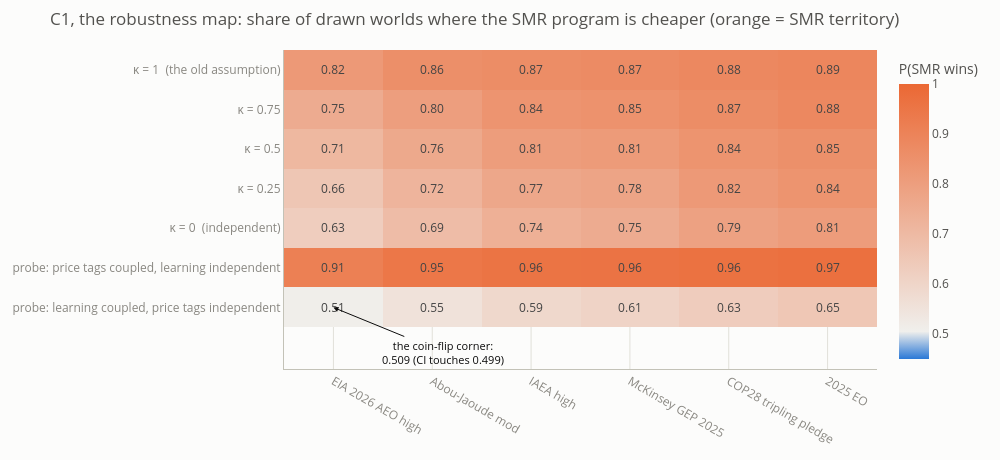

The cell this chart's notebook holds for it:
### Markdown cell above
## Part III — The Results, claim by claim

### §10 · C1 — SUPPORTED — Reading the robustness map

**The claim:** SMR is the majority winner — cheaper in more than half the drawn worlds —
in *every* cell of the master grid, on *every* schedule.

**The verdict: SUPPORTED**, and the heatmap below is the paper's headline object. Read
it like a weather map. Rows are the dependence settings (skeptic's probes at the
bottom); columns are the schedules, least → most ambitious; each cell's number is the
share of its 10,000 worlds in which the SMR program is cheaper. **Hover any cell** for
the exact value, its statistical confidence interval, and the world count.

Two gradients carry the story:

- **Left to right (ambition):** more ambitious schedules build more units → more
  doublings → the SMR's learning advantage compounds → P(SMR) rises.
- **Top to bottom (decoupling):** as the shared luck dial is split apart, the cost gap
  gets riskier and large wins more of the draws — from ~0.87 typical at κ=1 down to
  ~0.63–0.81 at full independence.

**And the honesty callout, which belongs in the paper's own prose:** the worst cell —
the adversarial probe on the least ambitious schedule — comes in at **P(SMR) = 0.509,
with a confidence interval touching 0.499**. At the skeptic's own settings, on the
smallest program, this is *a coin flip, honestly labeled*. The claim survives on the
letter of its threshold, and we say so out loud rather than round it up.

### Code cell
# §10 PLOTLY 2 - the robustness map as an interactive heatmap.
_hm = ROB[ROB["cell"].isin(CELL_ORDER)].copy()
Zp = np.full((len(CELL_ORDER), len(SCHED_ORDER)), np.nan)
Cust = np.empty((len(CELL_ORDER), len(SCHED_ORDER), 3))
for i, cell in enumerate(CELL_ORDER):
    for j, s in enumerate(SCHED_ORDER):
        r = _hm[(_hm["cell"] == cell) & (_hm["schedule"] == s)].iloc[0]
        Zp[i, j] = r["P_smr"]
        Cust[i, j] = [r["ci_lo"], r["ci_hi"], r["n"]]
fig = go.Figure(go.Heatmap(
    z=Zp, x=SCHED_ORDER, y=[CELL_LABEL[c] for c in CELL_ORDER], customdata=Cust,
    zmid=0.5, zmin=0.45, zmax=1.0,
    colorscale=[[0.0, COL["large"]], [0.1, ps.NEUTRAL], [1.0, COL["smr"]]],
    text=np.round(Zp, 2), texttemplate="%{text:.2f}",
    colorbar=dict(title="P(SMR wins)"),
    hovertemplate=("%{y}<br>%{x}<br>P(SMR wins) = %{z:.3f} "
                   "(95% CI %{customdata[0]:.3f}–%{customdata[1]:.3f}, "
                   "n = %{customdata[2]:,.0f} worlds)<extra></extra>")))
fig.add_annotation(x=SCHED_ORDER[0], y=CELL_LABEL["probe_lr1_boak0"],
                   text="the coin-flip corner:<br>0.509 (CI touches 0.499)",
                   showarrow=True, arrowhead=2, ax=110, ay=45,
                   font=dict(color=INK, size=11), arrowcolor=INK)
ps.plotly_layout(fig, height=460, width=1000,
                 title="C1, the robustness map: share of drawn worlds where the SMR program "
                       "is cheaper (orange = SMR territory)")
fig.update_yaxes(autorange="reversed")
fig.show()
print("reads: exports/tech_comparison/robustness_map.csv")

### Figure 1 — Plotly figure (JSON) as saved in the notebook; plotly's stock layout.template omitted (floating-point values rounded to 4 significant figures)
{"data": [{"colorbar": {"title": {"text": "P(SMR wins)"}}, "colorscale": [[0.0, "#2a78d6"], [0.1, "#f0efec"], [1.0, "#eb6834"]], "customdata": [[[0.8134, 0.8284, 10000.0], [0.8492, 0.863, 10000.0], [0.8591, 0.8725, 10000.0], [0.8634, 0.8766, 10000.0], [0.8746, 0.8872, 10000.0], [0.8828, 0.8952, 10000.0]], [[0.7446, 0.7616, 10000.0], [0.7933, 0.8089, 10000.0], [0.8322, 0.8466, 10000.0], [0.8401, 0.8543, 10000.0], [0.8586, 0.872, 10000.0], [0.875, 0.8876, 10000.0]], [[0.6995, 0.7173, 10000.0], [0.7548, 0.7714, 10000.0], [0.7988, 0.8142, 10000.0], [0.8065, 0.8217, 10000.0], [0.8329, 0.8473, 10000.0], [0.8477, 0.8615, 10000.0]], [[0.6475, 0.6661, 10000.0], [0.7122, 0.7298, 10000.0], [0.7607, 0.7773, 10000.0], [0.7721, 0.7883, 10000.0], [0.8118, 0.8268, 10000.0], [0.8332, 0.8476, 10000.0]], [[0.6193, 0.6383, 10000.0], [0.6814, 0.6996, 10000.0], [0.7283, 0.7455, 10000.0], [0.7449, 0.7617, 10000.0], [0.7832, 0.7992, 10000.0], [0.802, 0.8174, 10000.0]], [[0.9073, 0.9183, 10000.0], [0.9411, 0.9499, 10000.0], [0.9522, 0.9602, 10000.0], [0.954, 0.9618, 10000.0], [0.9608, 0.968, 10000.0], [0.9671, 0.9737, 10000.0]], [[0.4993, 0.5189, 10000.0], [0.5425, 0.5619, 10000.0], [0.5812, 0.6004, 10000.0], [0.5965, 0.6157, 10000.0], [0.6221, 0.6411, 10000.0], [0.6439, 0.6625, 10000.0]]], "hovertemplate": "%{y}<br>%{x}<br>P(SMR wins) = %{z:.3f} (95% CI %{customdata[0]:.3f}–%{customdata[1]:.3f}, n = %{customdata[2]:,.0f} worlds)<extra></extra>", "text": [[0.82, 0.86, 0.87, 0.87, 0.88, 0.89], [0.75, 0.8, 0.84, 0.85, 0.87, 0.88], [0.71, 0.76, 0.81, 0.81, 0.84, 0.85], [0.66, 0.72, 0.77, 0.78, 0.82, 0.84], [0.63, 0.69, 0.74, 0.75, 0.79, 0.81], [0.91, 0.95, 0.96, 0.96, 0.96, 0.97], [0.51, 0.55, 0.59, 0.61, 0.63, 0.65]], "texttemplate": "%{text:.2f}", "type": "heatmap", "x": ["EIA 2026 AEO high", "Abou-Jaoude mod", "IAEA high", "McKinsey GEP 2025", "COP28 tripling pledge", "2025 EO"], "y": ["κ = 1  (the old assumption)", "κ = 0.75", "κ = 0.5", "κ = 0.25", "κ = 0  (independent)", "probe: price tags coupled, learning independent", "probe: learning coupled, price tags independent"], "z": [[0.8209, 0.8561, 0.8658, 0.87, 0.8809, 0.889], [0.7531, 0.8011, 0.8394, 0.8472, 0.8653, 0.8813], [0.7084, 0.7631, 0.8065, 0.8141, 0.8401, 0.8546], [0.6568, 0.721, 0.769, 0.7802, 0.8193, 0.8404], [0.6288, 0.6905, 0.7369, 0.7533, 0.7912, 0.8097], [0.9128, 0.9455, 0.9562, 0.9579, 0.9644, 0.9704], [0.5091, 0.5522, 0.5908, 0.6061, 0.6316, 0.6532]], "zmax": 1.0, "zmid": 0.5, "zmin": 0.45}], "layout": {"annotations": [{"arrowcolor": "#0b0b0b", "arrowhead": 2, "ax": 110, "ay": 45, "font": {"color": "#0b0b0b", "size": 11}, "showarrow": true, "text": "the coin-flip corner:<br>0.509 (CI touches 0.499)", "x": "EIA 2026 AEO high", "y": "probe: learning coupled, price tags independent"}], "font": {"color": "#52514e", "size": 12}, "height": 460, "legend": {"bgcolor": "rgba(0,0,0,0)", "borderwidth": 0}, "margin": {"b": 45, "l": 60, "r": 20, "t": 50}, "paper_bgcolor": "#fcfcfb", "plot_bgcolor": "#fcfcfb", "title": {"text": "C1, the robustness map: share of drawn worlds where the SMR program is cheaper (orange = SMR territory)"}, "width": 1000, "xaxis": {"gridcolor": "#e1e0d9", "linecolor": "#c3c2b7", "tickfont": {"color": "#898781"}, "title": {"font": {"color": "#52514e"}}, "zerolinecolor": "#c3c2b7"}, "yaxis": {"autorange": "reversed", "gridcolor": "#e1e0d9", "linecolor": "#c3c2b7", "tickfont": {"color": "#898781"}, "title": {"font": {"color": "#52514e"}}, "zerolinecolor": "#c3c2b7"}}}
